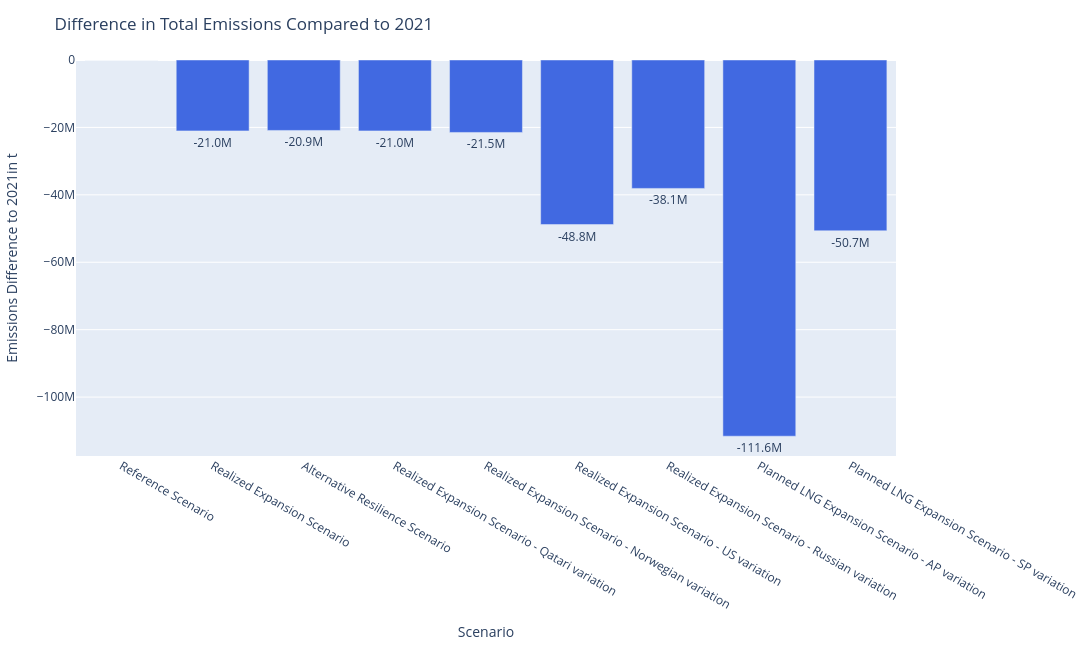

The cell this chart's notebook holds for it:
### Code cell
data_path_emissions = os.path.join(base_path, "01_data", "02_output_data", "02_unidirectional_results", "01_paper_IAEE", "02_prepared_results")
input_file_emissions= os.path.join(data_path_emissions, "emission_differences.xlsx")

emissions_diff = pd.read_excel(input_file_emissions)
emissions_diff.loc[emissions_diff['Scenario'] == '2021', 'Scenario'] = 'Reference Scenario'
emissions_diff.loc[emissions_diff['Scenario'] == '2024', 'Scenario'] = 'Realized Expansion Scenario'
emissions_diff.loc[emissions_diff['Scenario'] == '2024_no_USA', 'Scenario'] = 'Realized Expansion Scenario - US variation'
emissions_diff.loc[emissions_diff['Scenario'] == '2024_no_QA', 'Scenario'] = 'Realized Expansion Scenario - Qatari variation'
emissions_diff.loc[emissions_diff['Scenario'] == '2024_NO_red', 'Scenario'] = 'Realized Expansion Scenario - Norwegian variation'
emissions_diff.loc[emissions_diff['Scenario'] == '2024_with_RU', 'Scenario'] = 'Realized Expansion Scenario - Russian variation'
emissions_diff.loc[emissions_diff['Scenario'] == '2024_inv', 'Scenario'] = 'Alternative Resilience Scenario'
emissions_diff.loc[emissions_diff['Scenario'] == '2035_SP', 'Scenario'] = 'Planned LNG Expansion Scenario - SP variation'
emissions_diff.loc[emissions_diff['Scenario'] == '2035_AP', 'Scenario'] = 'Planned LNG Expansion Scenario - AP variation'  

#emissions_diff.sort_values(by='Scenario', inplace=True)

plot_emission_difference(emissions_diff, "2021",'Reference Scenario', base_path, False)

### Figure 1 — Plotly figure (JSON) as saved in the notebook; plotly's stock layout.template omitted (floating-point values rounded to 4 significant figures)
{"data": [{"hovertemplate": "Scenario=%{x}<br>Emissions Difference to 2021in t=%{text}<extra></extra>", "legendgroup": "", "marker": {"color": "royalblue", "pattern": {"shape": ""}}, "name": "", "orientation": "v", "showlegend": false, "text": [0.0, -21.0, -20.9, -21.0, -21.5, -48.8, -38.1, -111.6, -50.7], "textposition": "outside", "texttemplate": "%{text:.1f}M", "type": "bar", "x": ["Reference Scenario", "Realized Expansion Scenario", "Alternative Resilience Scenario", "Realized Expansion Scenario - Qatari variation", "Realized Expansion Scenario - Norwegian variation", "Realized Expansion Scenario - US variation", "Realized Expansion Scenario - Russian variation", "Planned LNG Expansion Scenario - AP variation", "Planned LNG Expansion Scenario - SP variation"], "xaxis": "x", "y": [0.0, -21030000.0, -20890000.0, -21030000.0, -21490000.0, -48820000.0, -38090000.0, -111600000.0, -50670000.0], "yaxis": "y"}], "layout": {"barmode": "relative", "height": 650, "legend": {"tracegroupgap": 0, "x": 1.02, "xanchor": "left", "y": 1, "yanchor": "top"}, "margin": {"b": 60, "l": 60, "r": 60, "t": 60}, "title": {"text": "Difference in Total Emissions Compared to 2021"}, "uniformtext": {"minsize": 8, "mode": "hide"}, "width": 1100, "xaxis": {"anchor": "y", "autorange": true, "domain": [0, 1], "range": [-0.5, 8.5], "title": {"text": "Scenario"}, "type": "category"}, "yaxis": {"anchor": "x", "autorange": true, "domain": [0, 1], "range": [-117500000.0, 0], "title": {"text": "Emissions Difference to 2021in t"}, "type": "linear"}}}
